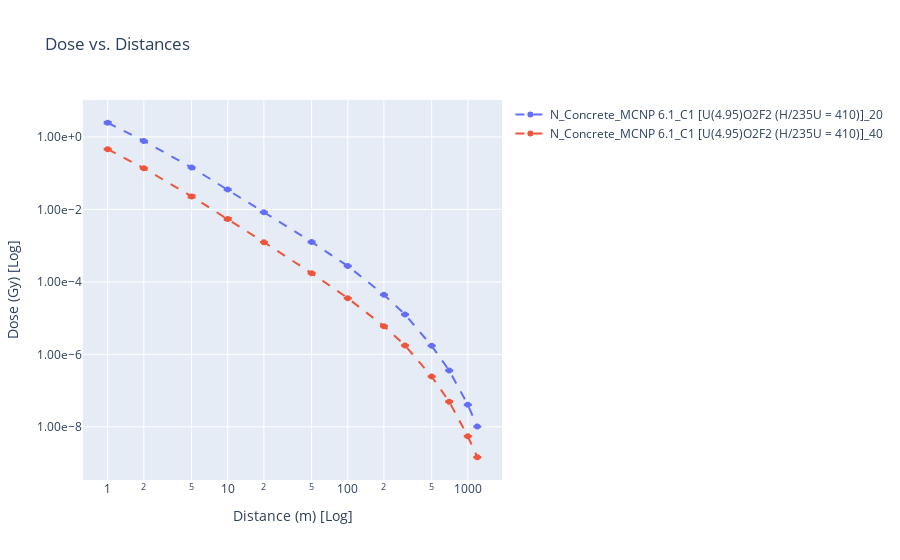

The notebook cell this image was saved under:
### Code cell
create_filter_plot(data)

### Figure 1 — Plotly figure (JSON) as saved in the notebook; plotly's stock layout.template omitted (floating-point values rounded to 4 significant figures)
{"data": [{"error_y": {"array": [0.1106, 0.01298, 0.002783, 0.0006533, 0.0001183, 3.256e-05, 5.968e-06, 7.256e-07, 2.066e-07, 2.785e-08, 5.454e-09, 5.9e-10, 1.441e-10], "type": "data", "visible": true}, "line": {"dash": "dash"}, "mode": "lines+markers", "name": "N_Concrete_MCNP 6.1_C1 [U(4.95)O2F2 (H/235U = 410)]_20", "type": "scatter", "x": [1, 2, 5, 10, 20, 50, 100, 200, 300, 500, 700, 1000, 1200], "y": [2.457, 0.7724, 0.1434, 0.03512, 0.008329, 0.001262, 0.0002737, 4.425e-05, 1.259e-05, 1.719e-06, 3.588e-07, 4.097e-08, 1.015e-08]}, {"error_y": {"array": [0.01149, 0.004739, 0.001631, 0.0003331, 1.823e-05, 3.684e-06, 6.396e-07, 1.527e-07, 3.381e-08, 3.862e-09, 8.237e-10, 7.025e-11, 1.884e-11], "type": "data", "visible": true}, "line": {"dash": "dash"}, "mode": "lines+markers", "name": "N_Concrete_MCNP 6.1_C1 [U(4.95)O2F2 (H/235U = 410)]_40", "type": "scatter", "x": [1, 2, 5, 10, 20, 50, 100, 200, 300, 500, 700, 1000, 1200], "y": [0.4597, 0.1362, 0.02284, 0.005407, 0.001248, 0.0001738, 3.553e-05, 6.01e-06, 1.761e-06, 2.445e-07, 4.962e-08, 5.489e-09, 1.449e-09]}], "layout": {"legend": {"title": {"text": ""}}, "showlegend": true, "title": {"text": "Dose vs. Distances"}, "xaxis": {"title": {"text": "Distance (m) [Log]"}, "type": "log"}, "yaxis": {"tickformat": ".2e", "title": {"text": "Dose (Gy) [Log]"}, "type": "log"}}}
